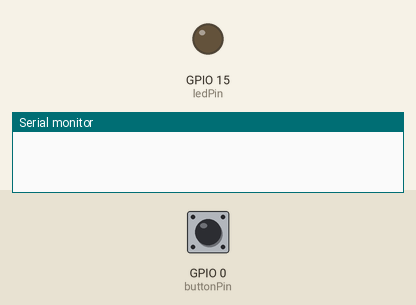
This program was run on a simulated ESP32-S3. On the bench: output pins drawn as LEDs (lit = HIGH), the last lines printed to the serial monitor. Dashed ring = blinking. The test bench sets the inputs (shaded band); at power-on: GPIO 0 (buttonPin) HIGH.

Above: at 1.2 s.
1.3 s: GPIO 0 (buttonPin) pulled LOW for 0.15 s
2.9 s: GPIO 0 (buttonPin) pulled LOW for 1 s
At 3.8 s:
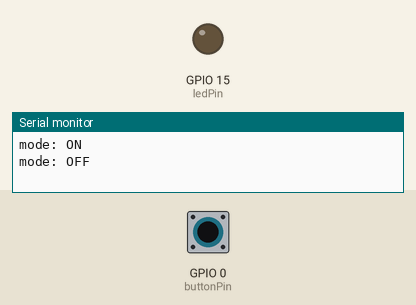
5.4 s: GPIO 0 (buttonPin) driven LOW
At 5.7 s:
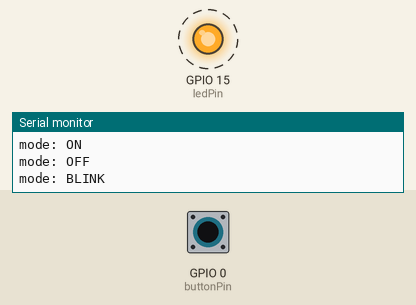
Timing chart, 0 to 14.4 s (numbered marks = the images above; inputs shaded):
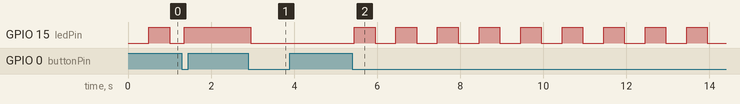

Measured:
- after the input at 2.9 s, GPIO 15 (ledPin): HIGH → LOW after 0.05 s
- after the input at 5.4 s, GPIO 15 (ledPin): alternates HIGH for 0.50 s and LOW for 0.50 s, starting after 0.05 s

The program:

main.cpp
```cpp
#include <Arduino.h>

#include "app_config.h"
#include "blinker.h"
#include "led.h"

static Led     led{Config::ledPin};
static Blinker blinker{Config::blinkIntervalMs};

/* Written in the ISR, read in loop(). Without volatile the compiler may hoist
   the read out of the loop and never see a press. */
static volatile bool buttonEvent = false;

/* IRAM_ATTR keeps the handler in RAM, so it still runs while flash is busy. */
void IRAM_ATTR onButtonPress()
{
  buttonEvent = true;
}

static bool takeButtonPress(uint32_t now)
{
  static uint32_t candidateMs = 0;
  static bool     pending     = false;

  if (buttonEvent) {
    buttonEvent = false;
    if (!pending) {
      pending     = true;
      candidateMs = now;
    }
  }

  if (pending && now - candidateMs >= Config::debounceMs) {
    pending = false;
    /* Re-read rather than trust the edge: a release bounces too, and by now
       it has settled HIGH. Still LOW means a real press. */
    return digitalRead(Config::buttonPin) == LOW;
  }
  return false;
}

void setup()
{
  Serial.begin(Config::serialBaud);
  led.init();
  pinMode(Config::buttonPin, INPUT_PULLUP);
  attachInterrupt(
    digitalPinToInterrupt(Config::buttonPin), onButtonPress, FALLING);
}

void loop()
{
  static uint32_t elapsedUs  = 0;
  static uint32_t iterations = 0;
  const uint32_t  now        = millis();
  const uint32_t  startUs    = micros();

  led.set(blinker.update(now));

  if (takeButtonPress(now)) {
    blinker.nextMode();
    Serial.printf("mode: %s\n", modeName(blinker.mode()));
  }

  elapsedUs += micros() - startUs;
  iterations++;

  if (iterations == Config::reportEveryIterations) {
    Serial.printf("avg loop: %u us over %u iterations\n",
                  elapsedUs / iterations,
                  iterations);

    elapsedUs  = 0;
    iterations = 0;
  }
}
```

app_config.h
```cpp
#pragma once

#include <cstdint>

struct Config {
  static constexpr uint8_t  ledPin                = 15;
  static constexpr uint32_t blinkIntervalMs       = 500;
  static constexpr uint8_t  buttonPin             = 0;
  static constexpr uint32_t debounceMs            = 50;
  static constexpr uint32_t reportEveryIterations = 1000000;
  static constexpr uint32_t serialBaud            = 115200;
};
```
